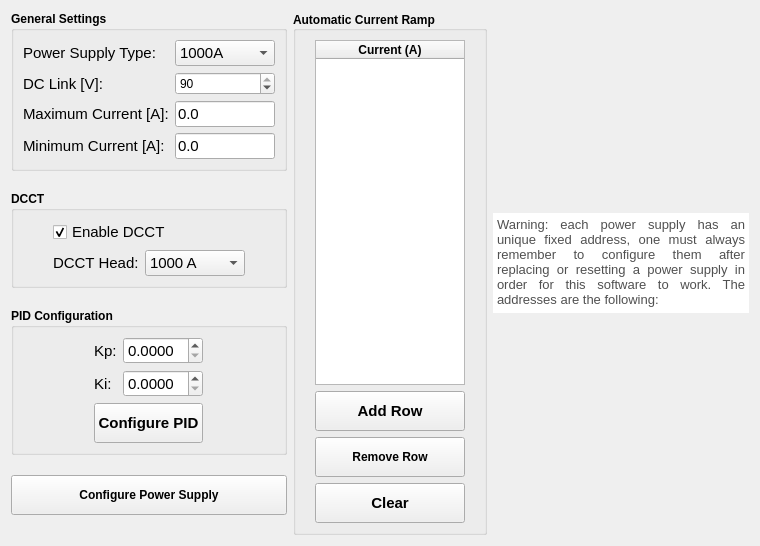
        <widget class="QWidget" name="tab0">
         <attribute name="title">
          <string>Settings</string>
         </attribute>
         <layout class="QGridLayout" name="gridLayout_16">
          <item row="0" column="0">
           <layout class="QGridLayout" name="gridLayout_7">
            <item row="0" column="3">
             <layout class="QVBoxLayout" name="verticalLayout_3">
              <item>
               <spacer name="verticalSpacer_3">
                <property name="orientation">
                 <enum>Qt::Vertical</enum>
                </property>
                <property name="sizeHint" stdset="0">
                 <size>
                  <width>20</width>
                  <height>40</height>
                 </size>
                </property>
               </spacer>
              </item>
              <item>
               <widget class="QTextBrowser" name="textBrowser">
                <property name="enabled">
                 <bool>true</bool>
                </property>
                <property name="sizePolicy">
                 <sizepolicy hsizetype="Expanding" vsizetype="Maximum">
                  <horstretch>0</horstretch>
                  <verstretch>0</verstretch>
                 </sizepolicy>
                </property>
                <property name="maximumSize">
                 <size>
                  <width>16777215</width>
                  <height>100</height>
                 </size>
                </property>
                <property name="font">
                 <font>
                  <weight>50</weight>
                  <bold>false</bold>
                  <underline>false</underline>
                  <strikeout>false</strikeout>
                 </font>
                </property>
                <property name="frameShape">
                 <enum>QFrame::NoFrame</enum>
                </property>
                <property name="frameShadow">
                 <enum>QFrame::Raised</enum>
                </property>
                <property name="html">
                 <string>&lt;!DOCTYPE HTML PUBLIC &quot;-//W3C//DTD HTML 4.0//EN&quot; &quot;http://www.w3.org/TR/REC-html40/strict.dtd&quot;&gt;
&lt;html&gt;&lt;head&gt;&lt;meta name=&quot;qrichtext&quot; content=&quot;1&quot; /&gt;&lt;style type=&quot;text/css&quot;&gt;
p, li { white-space: pre-wrap; }
&lt;/style&gt;&lt;/head&gt;&lt;body style=&quot; font-family:'MS Shell Dlg 2'; font-size:11pt; font-weight:400; font-style:normal;&quot;&gt;
&lt;p align=&quot;justify&quot; style=&quot; margin-top:0px; margin-bottom:0px; margin-left:0px; margin-right:0px; -qt-block-indent:0; text-indent:0px;&quot;&gt;&lt;span style=&quot; font-size:10pt; color:#505050;&quot;&gt;Warning: each power supply has an unique fixed address, one must always remember to configure them after replacing or resetting a power supply in order for this software to work. The addresses are the following:&lt;/span&gt;&lt;/p&gt;&lt;/body&gt;&lt;/html&gt;</string>
                </property>
               </widget>
              </item>
              <item>
               <widget class="QLabel" name="label_19">
                <property name="font">
                 <font>
                  <weight>50</weight>
                  <bold>false</bold>
                 </font>
                </property>
                <property name="text">
                 <string/>
                </property>
                <property name="pixmap">
                 <pixmap>../../resources/img/ps_table.png</pixmap>
                </property>
                <property name="alignment">
                 <set>Qt::AlignCenter</set>
                </property>
               </widget>
              </item>
              <item>
               <spacer name="verticalSpacer_5">
                <property name="orientation">
                 <enum>Qt::Vertical</enum>
                </property>
                <property name="sizeHint" stdset="0">
                 <size>
                  <width>20</width>
                  <height>40</height>
                 </size>
                </property>
               </spacer>
              </item>
             </layout>
            </item>
            <item row="0" column="0">
             <layout class="QVBoxLayout" name="verticalLayout_2">
              <property name="spacing">
               <number>20</number>
              </property>
              <property name="bottomMargin">
               <number>20</number>
              </property>
              <item>
               <widget class="QGroupBox" name="groupBox_24">
                <property name="font">
                 <font>
                  <weight>75</weight>
                  <bold>true</bold>
                 </font>
                </property>
                <property name="title">
                 <string>General Settings</string>
                </property>
                <layout class="QGridLayout" name="gridLayout_11">
                 <item row="0" column="0">
                  <widget class="QLabel" name="label_35">
                   <property name="sizePolicy">
                    <sizepolicy hsizetype="Maximum" vsizetype="Preferred">
                     <horstretch>0</horstretch>
                     <verstretch>0</verstretch>
                    </sizepolicy>
                   </property>
                   <property name="font">
                    <font>
                     <pointsize>11</pointsize>
                     <weight>50</weight>
                     <bold>false</bold>
                    </font>
                   </property>
                   <property name="text">
                    <string>Power Supply Type:</string>
                   </property>
                  </widget>
                 </item>
                 <item row="0" column="1">
                  <widget class="QComboBox" name="cb_ps_type">
                   <property name="maximumSize">
                    <size>
                     <width>100</width>
                     <height>16777215</height>
                    </size>
                   </property>
                   <property name="font">
                    <font>
                     <pointsize>11</pointsize>
                     <weight>50</weight>
                     <bold>false</bold>
                    </font>
                   </property>
                   <property name="currentText">
                    <string>1000A</string>
                   </property>
                   <property name="currentIndex">
                    <number>0</number>
                   </property>
                   <item>
                    <property name="text">
                     <string>1000A</string>
                    </property>
                   </item>
                   <item>
                    <property name="text">
                     <string>225A</string>
                    </property>
                   </item>
                   <item>
                    <property name="text">
                     <string>10A[1]</string>
                    </property>
                   </item>
                   <item>
                    <property name="text">
                     <string>10A[2]</string>
                    </property>
                   </item>
                   <item>
                    <property name="text">
                     <string>10A[3]</string>
                    </property>
                   </item>
                  </widget>
                 </item>
                 <item row="1" column="0">
                  <widget class="QLabel" name="label_3">
                   <property name="font">
                    <font>
                     <pointsize>11</pointsize>
                     <weight>50</weight>
                     <bold>false</bold>
                    </font>
                   </property>
                   <property name="text">
                    <string>DC Link [V]:</string>
                   </property>
                  </widget>
                 </item>
                 <item row="1" column="1">
                  <widget class="QSpinBox" name="sb_dclink">
                   <property name="sizePolicy">
                    <sizepolicy hsizetype="Preferred" vsizetype="Fixed">
                     <horstretch>0</horstretch>
                     <verstretch>0</verstretch>
                    </sizepolicy>
                   </property>
                   <property name="maximumSize">
                    <size>
                     <width>100</width>
                     <height>16777215</height>
                    </size>
                   </property>
                   <property name="font">
                    <font>
                     <weight>50</weight>
                     <bold>false</bold>
                    </font>
                   </property>
                   <property name="maximum">
                    <number>90</number>
                   </property>
                   <property name="value">
                    <number>90</number>
                   </property>
                  </widget>
                 </item>
                 <item row="2" column="0">
                  <widget class="QLabel" name="label_126">
                   <property name="font">
                    <font>
                     <pointsize>11</pointsize>
                     <weight>50</weight>
                     <bold>false</bold>
                    </font>
                   </property>
                   <property name="text">
                    <string>Maximum Current [A]:</string>
                   </property>
                   <property name="alignment">
                    <set>Qt::AlignLeading|Qt::AlignLeft|Qt::AlignVCenter</set>
                   </property>
                  </widget>
                 </item>
                 <item row="2" column="1">
                  <widget class="QLineEdit" name="le_maximum_current">
                   <property name="sizePolicy">
                    <sizepolicy hsizetype="Preferred" vsizetype="Fixed">
                     <horstretch>0</horstretch>
                     <verstretch>0</verstretch>
                    </sizepolicy>
                   </property>
                   <property name="maximumSize">
                    <size>
                     <width>100</width>
                     <height>16777215</height>
                    </size>
                   </property>
                   <property name="font">
                    <font>
                     <pointsize>11</pointsize>
                     <weight>50</weight>
                     <bold>false</bold>
                    </font>
                   </property>
                   <property name="text">
                    <string>0.0</string>
                   </property>
                  </widget>
                 </item>
                 <item row="3" column="0">
                  <widget class="QLabel" name="label_133">
                   <property name="font">
                    <font>
                     <pointsize>11</pointsize>
                     <weight>50</weight>
                     <bold>false</bold>
                    </font>
                   </property>
                   <property name="text">
                    <string>Minimum Current [A]:</string>
                   </property>
                   <property name="alignment">
                    <set>Qt::AlignLeading|Qt::AlignLeft|Qt::AlignVCenter</set>
                   </property>
                  </widget>
                 </item>
                 <item row="3" column="1">
                  <widget class="QLineEdit" name="le_minimum_current">
                   <property name="maximumSize">
                    <size>
                     <width>100</width>
                     <height>16777215</height>
                    </size>
                   </property>
                   <property name="font">
                    <font>
                     <pointsize>11</pointsize>
                     <weight>50</weight>
                     <bold>false</bold>
                    </font>
                   </property>
                   <property name="text">
                    <string>0.0</string>
                   </property>
                  </widget>
                 </item>
                </layout>
               </widget>
              </item>
              <item>
               <widget class="QGroupBox" name="groupBox_6">
                <property name="font">
                 <font>
                  <weight>75</weight>
                  <bold>true</bold>
                 </font>
                </property>
                <property name="title">
                 <string>DCCT</string>
                </property>
                <layout class="QGridLayout" name="gridLayout_5">
                 <item row="0" column="0">
                  <widget class="QCheckBox" name="chb_dcct">
                   <property name="font">
                    <font>
                     <pointsize>11</pointsize>
                     <weight>50</weight>
                     <bold>false</bold>
                    </font>
                   </property>
                   <property name="toolTip">
                    <string>&lt;html&gt;&lt;head/&gt;&lt;body&gt;&lt;p&gt;&lt;br/&gt;&lt;/p&gt;&lt;/body&gt;&lt;/html&gt;</string>
                   </property>
                   <property name="text">
                    <string>Enable DCCT</string>
                   </property>
                   <property name="checked">
                    <bool>true</bool>
                   </property>
                  </widget>
                 </item>
                 <item row="1" column="0">
                  <layout class="QHBoxLayout" name="horizontalLayout">
                   <item>
                    <widget class="QLabel" name="label_178">
                     <property name="sizePolicy">
                      <sizepolicy hsizetype="Maximum" vsizetype="Preferred">
                       <horstretch>0</horstretch>
                       <verstretch>0</verstretch>
                      </sizepolicy>
                     </property>
                     <property name="font">
                      <font>
                       <pointsize>11</pointsize>
                       <weight>50</weight>
                       <bold>false</bold>
                      </font>
                     </property>
                     <property name="text">
                      <string>DCCT Head:</string>
                     </property>
                    </widget>
                   </item>
                   <item>
                    <widget class="QComboBox" name="cb_dcct_select">
                     <property name="sizePolicy">
                      <sizepolicy hsizetype="Preferred" vsizetype="Maximum">
                       <horstretch>0</horstretch>
                       <verstretch>0</verstretch>
                      </sizepolicy>
                     </property>
                     <property name="minimumSize">
                      <size>
                       <width>100</width>
                       <height>0</height>
                      </size>
                     </property>
                     <property name="maximumSize">
                      <size>
                       <width>67</width>
                       <height>16777215</height>
                      </size>
                     </property>
                     <property name="font">
                      <font>
                       <pointsize>11</pointsize>
                       <weight>50</weight>
                       <bold>false</bold>
                      </font>
                     </property>
                     <property name="currentIndex">
                      <number>4</number>
                     </property>
                     <item>
                      <property name="text">
                       <string>40 A</string>
                      </property>
                     </item>
                     <item>
                      <property name="text">
                       <string>160 A</string>
                      </property>
                     </item>
                     <item>
                      <property name="text">
                       <string>320 A</string>
                      </property>
                     </item>
                     <item>
                      <property name="text">
                       <string>600 A</string>
                      </property>
                     </item>
                     <item>
                      <property name="text">
                       <string>1000 A</string>
                      </property>
                     </item>
                     <item>
                      <property name="text">
                       <string>1125 A</string>
                      </property>
                     </item>
                    </widget>
                   </item>
                  </layout>
                 </item>
                </layout>
               </widget>
              </item>
              <item>
               <widget class="QGroupBox" name="groupBox_25">
                <property name="font">
                 <font>
                  <weight>75</weight>
                  <bold>true</bold>
                 </font>
                </property>
                <property name="title">
                 <string>PID Configuration</string>
                </property>
                <layout class="QGridLayout" name="gridLayout_6">
                 <item row="0" column="0">
                  <layout class="QGridLayout" name="gridLayout_2">
                   <item row="0" column="0">
                    <widget class="QLabel" name="label_2">
                     <property name="sizePolicy">
                      <sizepolicy hsizetype="Maximum" vsizetype="Preferred">
                       <horstretch>0</horstretch>
                       <verstretch>0</verstretch>
                      </sizepolicy>
                     </property>
                     <property name="font">
                      <font>
                       <pointsize>11</pointsize>
                       <weight>50</weight>
                       <bold>false</bold>
                      </font>
                     </property>
                     <property name="text">
                      <string>Kp:</string>
                     </property>
                    </widget>
                   </item>
                   <item row="0" column="1">
                    <widget class="QDoubleSpinBox" name="sbd_kp">
                     <property name="maximumSize">
                      <size>
                       <width>80</width>
                       <height>16777215</height>
                      </size>
                     </property>
                     <property name="font">
                      <font>
                       <pointsize>11</pointsize>
                       <weight>50</weight>
                       <bold>false</bold>
                      </font>
                     </property>
                     <property name="decimals">
                      <number>4</number>
                     </property>
                     <property name="maximum">
                      <double>1000.000000000000000</double>
                     </property>
                    </widget>
                   </item>
                   <item row="1" column="0">
                    <widget class="QLabel" name="label_5">
                     <property name="font">
                      <font>
                       <pointsize>11</pointsize>
                       <weight>50</weight>
                       <bold>false</bold>
                      </font>
                     </property>
                     <property name="text">
                      <string>Ki:</string>
                     </property>
                    </widget>
                   </item>
                   <item row="1" column="1">
                    <widget class="QDoubleSpinBox" name="sbd_ki">
                     <property name="maximumSize">
                      <size>
                       <width>80</width>
                       <height>16777215</height>
                      </size>
                     </property>
                     <property name="font">
                      <font>
                       <pointsize>11</pointsize>
                       <weight>50</weight>
                       <bold>false</bold>
                      </font>
                     </property>
                     <property name="decimals">
                      <number>4</number>
                     </property>
                     <property name="maximum">
                      <double>1000.000000000000000</double>
                     </property>
                    </widget>
                   </item>
                  </layout>
                 </item>
                 <item row="1" column="0">
                  <widget class="QPushButton" name="pb_config_pid">
                   <property name="sizePolicy">
                    <sizepolicy hsizetype="Preferred" vsizetype="Fixed">
                     <horstretch>0</horstretch>
                     <verstretch>0</verstretch>
                    </sizepolicy>
                   </property>
                   <property name="minimumSize">
                    <size>
                     <width>0</width>
                     <height>40</height>
                    </size>
                   </property>
                   <property name="font">
                    <font>
                     <pointsize>11</pointsize>
                     <weight>75</weight>
                     <bold>true</bold>
                    </font>
                   </property>
                   <property name="text">
                    <string>Configure PID</string>
                   </property>
                   <property name="icon">
                    <iconset>
                     <normaloff>../../resources/img/settings.svg</normaloff>../../resources/img/settings.svg</iconset>
                   </property>
                   <property name="iconSize">
                    <size>
                     <width>24</width>
                     <height>24</height>
                    </size>
                   </property>
                  </widget>
                 </item>
                </layout>
               </widget>
              </item>
              <item>
               <widget class="QPushButton" name="pb_config_ps">
                <property name="minimumSize">
                 <size>
                  <width>0</width>
                  <height>40</height>
                 </size>
                </property>
                <property name="font">
                 <font>
                  <weight>75</weight>
                  <bold>true</bold>
                 </font>
                </property>
                <property name="text">
                 <string>Configure Power Supply</string>
                </property>
                <property name="icon">
                 <iconset>
                  <normaloff>../../resources/img/settings.svg</normaloff>../../resources/img/settings.svg</iconset>
                </property>
                <property name="iconSize">
                 <size>
                  <width>24</width>
                  <height>24</height>
                 </size>
                </property>
               </widget>
              </item>
             </layout>
            </item>
            <item row="0" column="1">
             <widget class="QGroupBox" name="groupBox">
              <property name="sizePolicy">
               <sizepolicy hsizetype="Minimum" vsizetype="Preferred">
                <horstretch>0</horstretch>
                <verstretch>0</verstretch>
               </sizepolicy>
              </property>
              <property name="font">
               <font>
                <weight>75</weight>
                <bold>true</bold>
               </font>
              </property>
              <property name="title">
               <string>Automatic Current Ramp</string>
              </property>
              <property name="alignment">
               <set>Qt::AlignLeading|Qt::AlignLeft|Qt::AlignVCenter</set>
              </property>
              <layout class="QGridLayout" name="gridLayout_17">
               <item row="0" column="0">
                <layout class="QHBoxLayout" name="horizontalLayout_7">
                 <item>
                  <spacer name="horizontalSpacer_9">
                   <property name="orientation">
                    <enum>Qt::Horizontal</enum>
                   </property>
                   <property name="sizeHint" stdset="0">
                    <size>
                     <width>10</width>
                     <height>20</height>
                    </size>
                   </property>
                  </spacer>
                 </item>
                 <item>
                  <layout class="QVBoxLayout" name="verticalLayout_6">
                   <item>
                    <widget class="QTableWidget" name="tbl_currents">
                     <property name="sizePolicy">
                      <sizepolicy hsizetype="Minimum" vsizetype="Expanding">
                       <horstretch>0</horstretch>
                       <verstretch>0</verstretch>
                      </sizepolicy>
                     </property>
                     <property name="minimumSize">
                      <size>
                       <width>150</width>
                       <height>0</height>
                      </size>
                     </property>
                     <property name="maximumSize">
                      <size>
                       <width>130</width>
                       <height>16777215</height>
                      </size>
                     </property>
                     <property name="font">
                      <font>
                       <weight>50</weight>
                       <bold>false</bold>
                      </font>
                     </property>
                     <property name="layoutDirection">
                      <enum>Qt::LeftToRight</enum>
                     </property>
                     <property name="rowCount">
                      <number>0</number>
                     </property>
                     <attribute name="horizontalHeaderStretchLastSection">
                      <bool>true</bool>
                     </attribute>
                     <attribute name="verticalHeaderDefaultSectionSize">
                      <number>30</number>
                     </attribute>
                     <attribute name="verticalHeaderMinimumSectionSize">
                      <number>22</number>
                     </attribute>
                     <column>
                      <property name="text">
                       <string>Current (A)</string>
                      </property>
                      <property name="font">
                       <font>
                        <weight>75</weight>
                        <italic>false</italic>
                        <bold>true</bold>
                       </font>
                      </property>
                      <property name="textAlignment">
                       <set>AlignCenter</set>
                      </property>
                     </column>
                    </widget>
                   </item>
                   <item>
                    <widget class="QPushButton" name="pb_add_row">
                     <property name="minimumSize">
                      <size>
                       <width>0</width>
                       <height>40</height>
                      </size>
                     </property>
                     <property name="font">
                      <font>
                       <pointsize>11</pointsize>
                      </font>
                     </property>
                     <property name="text">
                      <string>Add Row</string>
                     </property>
                     <property name="icon">
                      <iconset>
                       <normaloff>../../resources/img/plus.svg</normaloff>../../resources/img/plus.svg</iconset>
                     </property>
                     <property name="iconSize">
                      <size>
                       <width>24</width>
                       <height>24</height>
                      </size>
                     </property>
                    </widget>
                   </item>
                   <item>
                    <widget class="QPushButton" name="pb_remove_row">
                     <property name="minimumSize">
                      <size>
                       <width>0</width>
                       <height>40</height>
                      </size>
                     </property>
                     <property name="text">
                      <string>Remove Row</string>
                     </property>
                     <property name="icon">
                      <iconset>
                       <normaloff>../../resources/img/minus.svg</normaloff>../../resources/img/minus.svg</iconset>
                     </property>
                     <property name="iconSize">
                      <size>
                       <width>24</width>
                       <height>24</height>
                      </size>
                     </property>
                    </widget>
                   </item>
                   <item>
                    <widget class="QPushButton" name="pb_clear_table">
                     <property name="minimumSize">
                      <size>
                       <width>0</width>
                       <height>40</height>
                      </size>
                     </property>
                     <property name="font">
                      <font>
                       <pointsize>11</pointsize>
                      </font>
                     </property>
                     <property name="text">
                      <string>Clear</string>
                     </property>
                     <property name="icon">
                      <iconset>
                       <normaloff>../../resources/img/clear.svg</normaloff>../../resources/img/clear.svg</iconset>
                     </property>
                     <property name="iconSize">
                      <size>
                       <width>24</width>
                       <height>24</height>
                      </size>
                     </property>
                    </widget>
                   </item>
                  </layout>
                 </item>
                 <item>
                  <spacer name="horizontalSpacer_10">
                   <property name="orientation">
                    <enum>Qt::Horizontal</enum>
                   </property>
                   <property name="sizeHint" stdset="0">
                    <size>
                     <width>10</width>
                     <height>20</height>
                    </size>
                   </property>
                  </spacer>
                 </item>
                </layout>
               </item>
              </layout>
             </widget>
            </item>
           </layout>
          </item>
         </layout>
        </widget>
